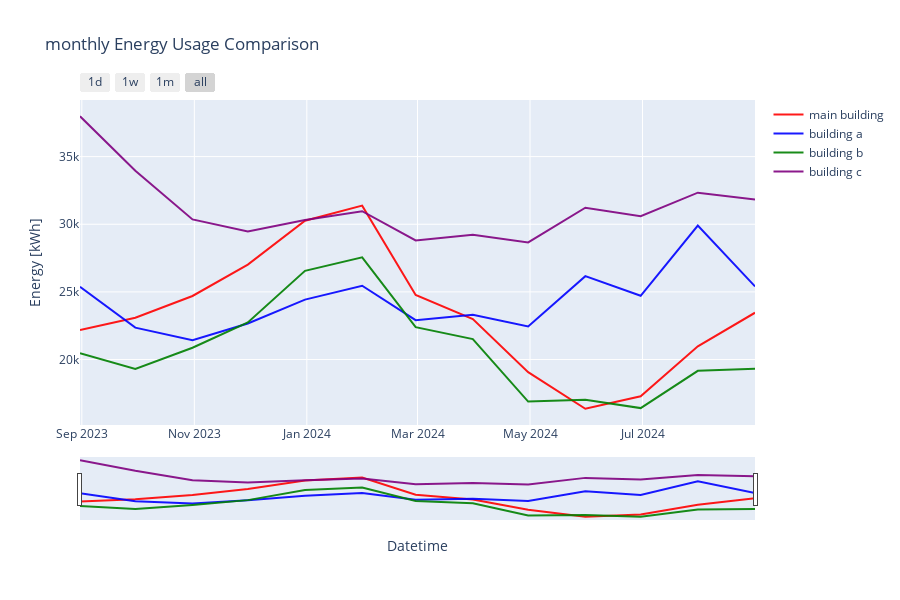

The cell this chart's notebook holds for it:
### Code cell
merged_df, cols =pipe.select_and_merge_datasets(["value_import"], periode="m")
merged_df = merged_df.iloc[1:-1]
    
plot_energy_usage(merged_df, cols,
                    titel="monthly Energy Usage Comparison",
                    yaxis_title="Energy [kWh]",
                    tozeroy=False,
                    dark_mode=True,
                    )

### Figure 1 — Plotly figure (JSON) as saved in the notebook; plotly's stock layout.template omitted (floating-point values rounded to 4 significant figures)
{"data": [{"line": {"color": "rgba(255, 0, 0, 0.9)"}, "mode": "lines", "name": "main building", "type": "scatter", "x": ["2023-08-31T00:00:00", "2023-09-30T00:00:00", "2023-10-31T00:00:00", "2023-11-30T00:00:00", "2023-12-31T00:00:00", "2024-01-31T00:00:00", "2024-02-29T00:00:00", "2024-03-31T00:00:00", "2024-04-30T00:00:00", "2024-05-31T00:00:00", "2024-06-30T00:00:00", "2024-07-31T00:00:00", "2024-08-31T00:00:00"], "y": [22179, 23090.0, 24700.0, 27020.0, 30260.0, 31380.0, 24780.0, 22990.0, 19070.0, 16360.0, 17280.0, 20980.0, 23460.0]}, {"line": {"color": "rgba(0, 0, 255, 0.9)"}, "mode": "lines", "name": "building a", "type": "scatter", "x": ["2023-08-31T00:00:00", "2023-09-30T00:00:00", "2023-10-31T00:00:00", "2023-11-30T00:00:00", "2023-12-31T00:00:00", "2024-01-31T00:00:00", "2024-02-29T00:00:00", "2024-03-31T00:00:00", "2024-04-30T00:00:00", "2024-05-31T00:00:00", "2024-06-30T00:00:00", "2024-07-31T00:00:00", "2024-08-31T00:00:00"], "y": [25380.0, 22360.0, 21420.0, 22667, 24430.0, 25450.0, 22910.0, 23310.0, 22440.0, 26163, 24710.0, 29900, 25400.0]}, {"line": {"color": "rgba(0, 128, 0, 0.9)"}, "mode": "lines", "name": "building b", "type": "scatter", "x": ["2023-08-31T00:00:00", "2023-09-30T00:00:00", "2023-10-31T00:00:00", "2023-11-30T00:00:00", "2023-12-31T00:00:00", "2024-01-31T00:00:00", "2024-02-29T00:00:00", "2024-03-31T00:00:00", "2024-04-30T00:00:00", "2024-05-31T00:00:00", "2024-06-30T00:00:00", "2024-07-31T00:00:00", "2024-08-31T00:00:00"], "y": [20470.0, 19310.0, 20870.0, 22740.0, 26560.0, 27560.0, 22390.0, 21510.0, 16890.0, 17020.0, 16410.0, 19170.0, 19330.0]}, {"line": {"color": "rgba(128, 0, 128, 0.9)"}, "mode": "lines", "name": "building c", "type": "scatter", "x": ["2023-08-31T00:00:00", "2023-09-30T00:00:00", "2023-10-31T00:00:00", "2023-11-30T00:00:00", "2023-12-31T00:00:00", "2024-01-31T00:00:00", "2024-02-29T00:00:00", "2024-03-31T00:00:00", "2024-04-30T00:00:00", "2024-05-31T00:00:00", "2024-06-30T00:00:00", "2024-07-31T00:00:00", "2024-08-31T00:00:00"], "y": [37980.0, 33960.0, 30360.0, 29460.0, 30310.0, 30960.0, 28800.0, 29230.0, 28650.0, 31220.0, 30600.0, 32335, 31830.0]}], "layout": {"height": 600, "hovermode": "x unified", "showlegend": true, "title": {"text": "monthly Energy Usage Comparison"}, "xaxis": {"rangeselector": {"buttons": [{"count": 1, "label": "1d", "step": "day", "stepmode": "backward"}, {"count": 7, "label": "1w", "step": "day", "stepmode": "backward"}, {"count": 1, "label": "1m", "step": "month", "stepmode": "backward"}, {"step": "all"}]}, "rangeslider": {"visible": true}, "title": {"text": "Datetime"}, "type": "date"}, "yaxis": {"title": {"text": "Energy [kWh]"}}}}
